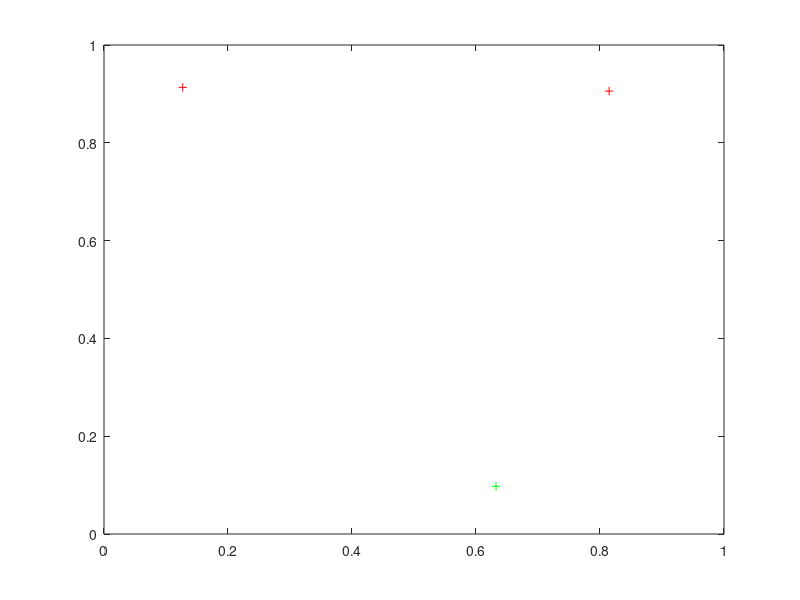

MATLAB code for this plot: (Note: this script raises an error after producing the figure.)
samples = [0.814723686393179,0.126986816293506,0.632359246225410;0.905791937075619,0.913375856139019,0.097540404999410];
targets = [1;1;-1];
plot(samples(1,1), samples(2,1), 'r+');
hold on;
plot(samples(1,2), samples(2,2), 'r+');
hold on;
plot(samples(1,3), samples(2, 3), 'g+');
smo = smosvm(samples, targets);
y1 = evalSvm(smo, samples(:,1), samples, targets);
y2 = evalSvm(smo, samples(:,2), samples, targets);
y3 = evalSvm(smo, samples(:,3), samples, targets);
smo.Error
